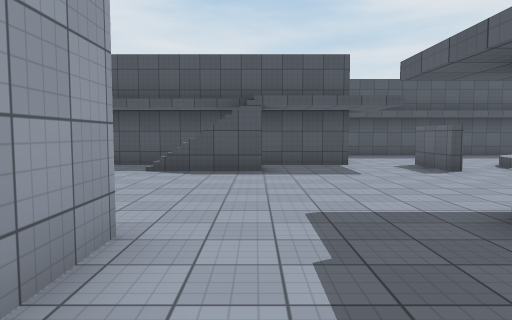
view 1 (above)

15 first-person views from a walk through a Unity game level. The camera is 1.5 m above the floor, tilts 4° down and sees 70° across. The floor is counted in squares, 1.89 m on a side. Each view is taken from the middle of a square. On the plan, view 1 faces up. The plan holds only what a view shows up to about 12 squares ahead; the rest is blank. The place goes on beyond the plan. The player is left out. Surface patterns are stand-ins for the level's own textures.

view 2
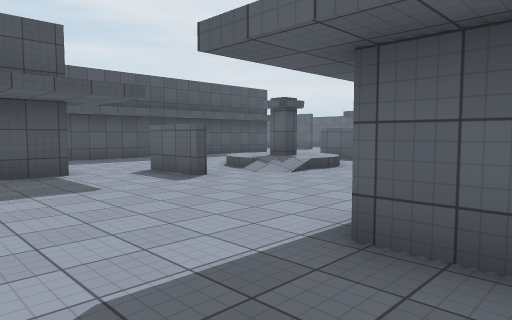

view 3
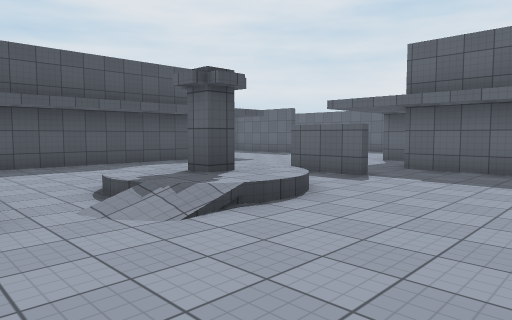

view 4
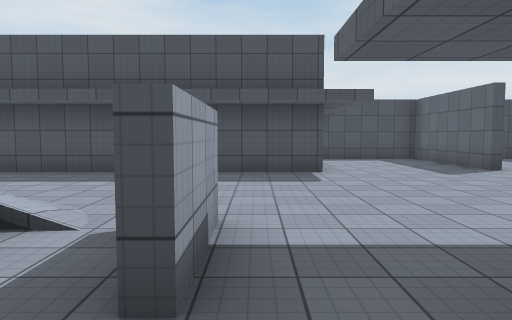

view 5
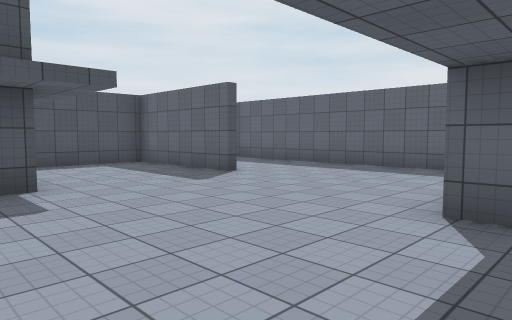

view 6
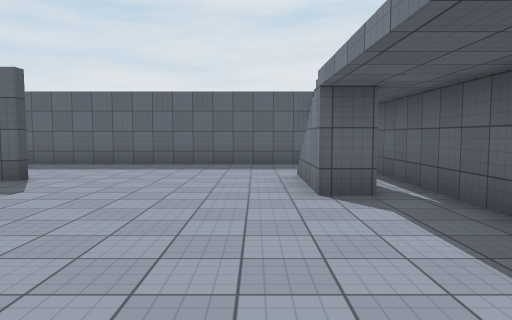

view 7
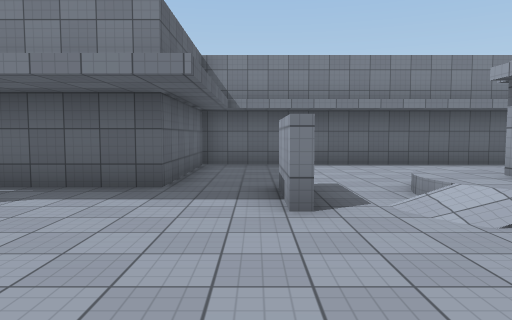

view 8
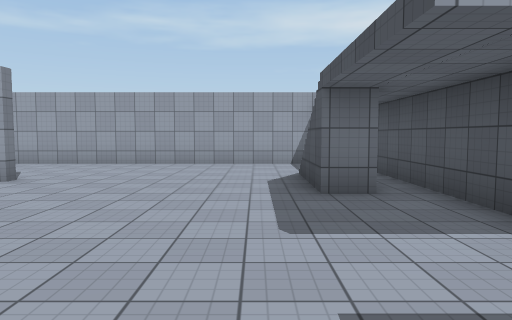

view 9
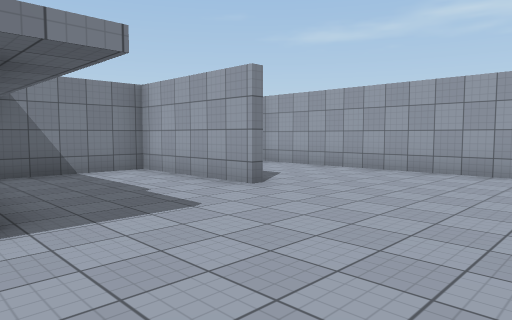

view 10
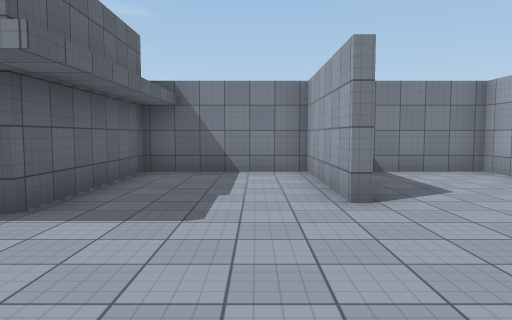

view 11
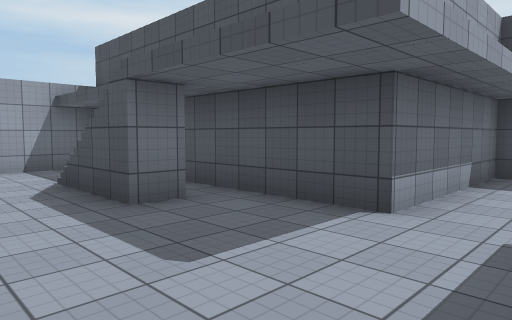

view 12
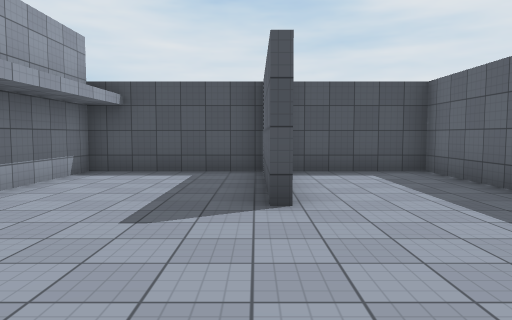

view 13
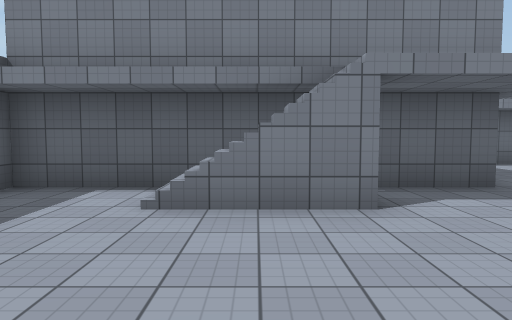

view 14
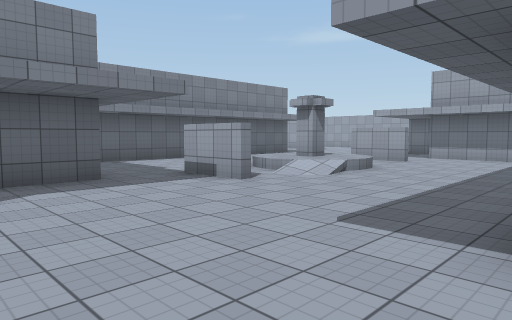

view 15
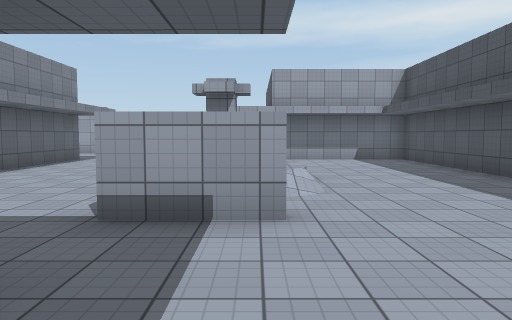

### Floor plan
Key: @ floor where view 1 was taken; # wall or solid block; . main floor; : floor 0.5 m higher than the main floor; / step, stairs or slope.
Columns run from 5 left of view 1 to 20 right of it. Each row starts with its distance up from view 1.
 18                  #########
 17                  #...#...#
 16                  #...#...#
 15                  #...#...#
 14        ###########.......#
 13        #.................#
 12        #.................#
 11        #.................#
 10  #######....///..........#
  9 #........#./::/#....///..#
  8 #..///...#./#:/#.........#
  7 #..........///....########
  6 #.................#
  5 #.................#
  4 #.................#
  3 #.......###########
  2 #...#...#
  1 #...#...#
  0 #...#@..#
 -1 #########

Positions as (right, up) in squares from view 1, and headings:
1: (0, 0), facing up
2: (0, 2), facing up-right
3: (4, 4), facing up-right
4: (11, 6), facing up
5: (11, 8), facing up-right
6: (10, 10), facing right
7: (11, 13), facing down
8: (5, 7), facing left
9: (3, 7), facing down-left
10: (0, 7), facing down
11: (4, 6), facing up-left
12: (16, 10), facing up
13: (16, 13), facing down
14: (15, 14), facing down-left
15: (14, 9), facing left
